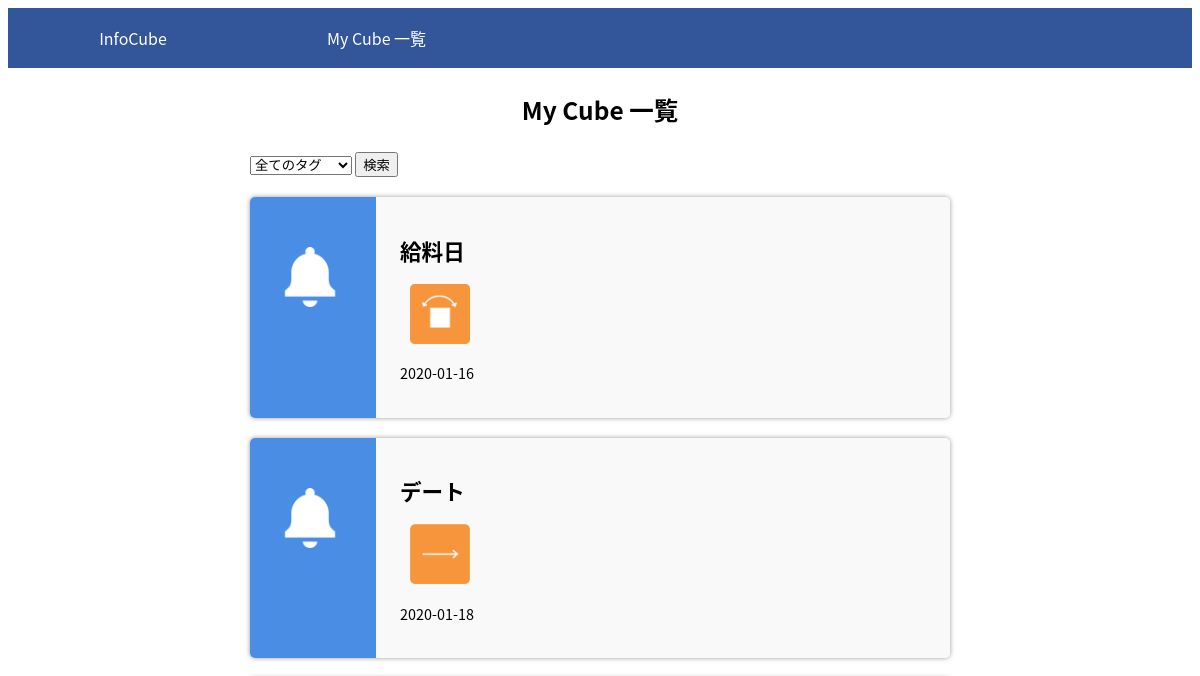
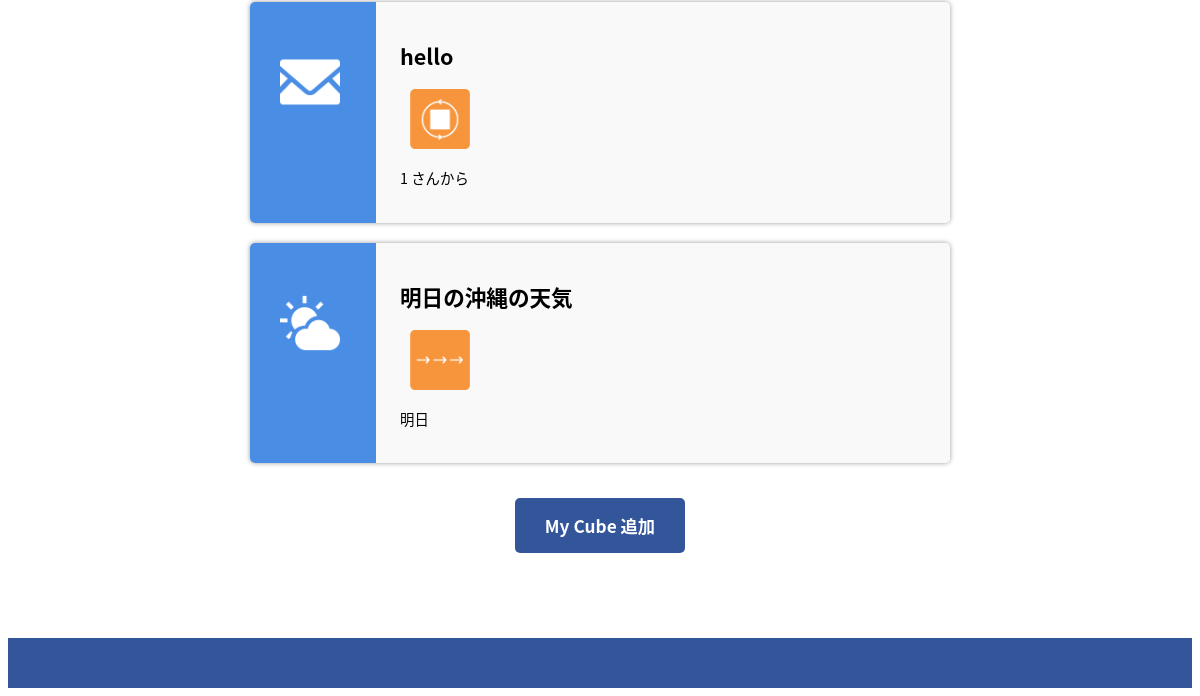
The app's page /cube-list.php, older data (2 pictures, top to bottom).
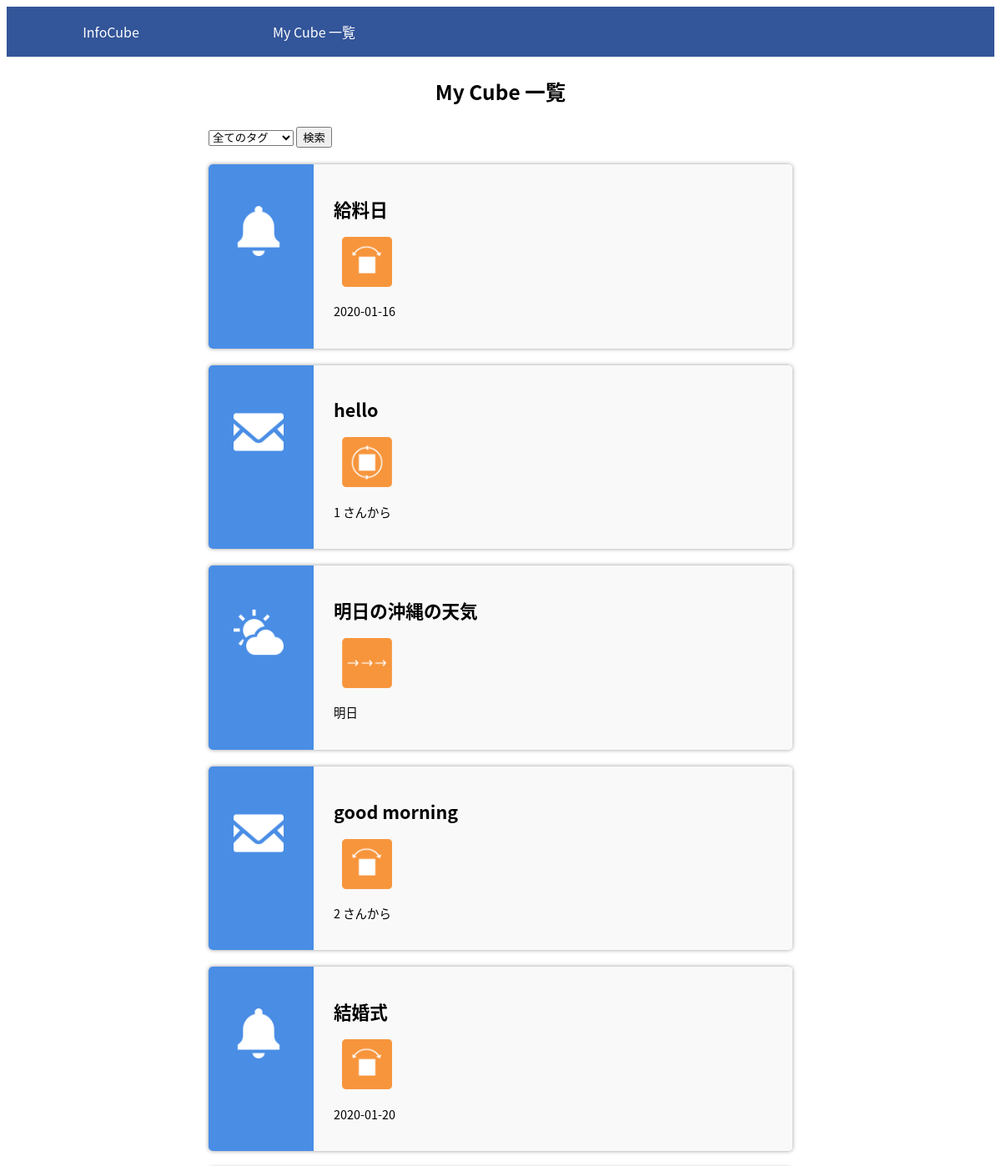
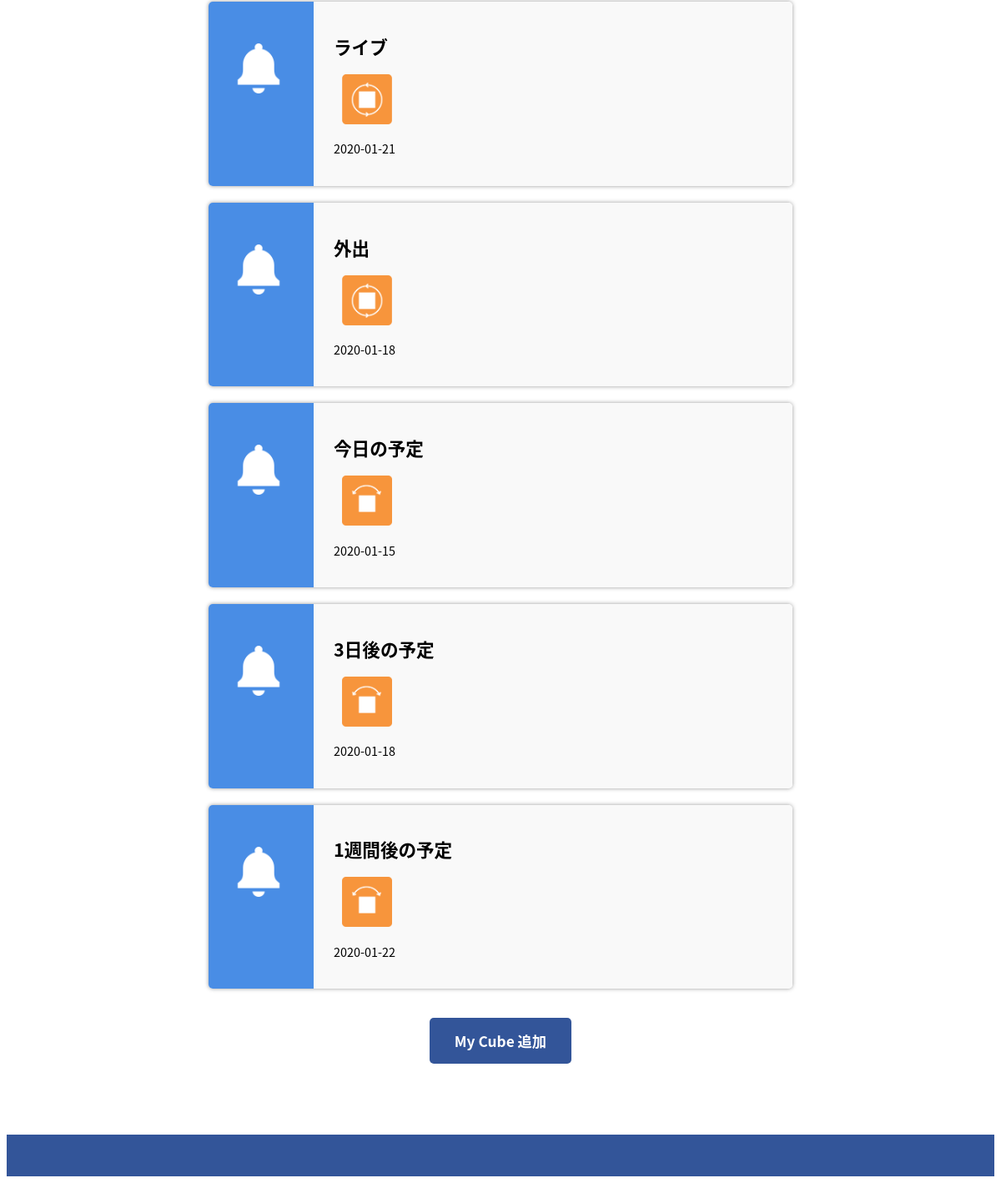
The same page, newer data (2 pictures, top to bottom).
### tables this page shows
CREATE TABLE cube(id integer,cube_number integer primary key,cube_name text,tag text,start_movement integer,middle_movement integer,end_movement integer,schedule_date text, data_location integer,data_date integer,feeling_destination integer);

### cube-list.php (the view, shortened to what this page needs)
<!DOCTYPE html>
<html lang="ja">
<head>
    <link rel="stylesheet" href="./css/style.css">
</head>
<body>
    <ul class="navi-top">
        <li><a href="./index.php" class="home">InfoCube</a></li>
        <li><a href="./cube-list.php">My Cube 一覧</a></li>
    </ul>
    <p class="page-title">My Cube 一覧</p>
    <?php
    function h($str){
        return htmlspecialchars($str, ENT_QUOTES, "UTF-8");
    }
    ?>
    <form action=cube-list.php method=get>
    <div class="filter">
        <select name="stag">
            <option value="all">全てのタグ</option>
        </select>
        <input type=submit border=0 value="検索">
    </div>
    </form>
    <?php
    $db = new PDO("sqlite:./SQL/infocube.sqlite");
    if($stag == "schedule"){
        $result=$db->query("select * from cube where tag = 'schedule';");
    }else if($stag == "data"){
        $result=$db->query("select * from cube where tag = 'data';");
    }else if($stag == "feeling"){
        $result=$db->query("select * from cube where tag = 'feeling';");
    }else{
        $result=$db->query("SELECT * FROM cube");
    }
        for($i = 0; $row=$result->fetch(); ++$i ){
            echo "<div class='card'>";
            if (strcmp(h($row['tag']), 'data') == 0){
                echo "<img src='./images/data.png' class='card-image'>";
            }else if(strcmp(h($row['tag']), 'schedule') == 0){
                echo "<img src='./images/schedule.png' class='card-image'>";
            }else{
                echo "<img src='./images/feeling.png' class='card-image'>";
            }
            echo "<div class='card-content'>";
            echo "<h2>". h($row['cube_name']). "</h2>";
            if(h($row['middle_movement']) == 1){
                echo "<img src='./images/icon_repeat.png' class='move-image'>";
            }else if(h($row['middle_movement']) == 2){
                echo "<img src='./images/icon_round.png' class='move-image'>";
            }else if(h($row['middle_movement']) == 3){
                echo "<img src='./images/icon_slide.png' class='move-image'>";
            }else if(h($row['middle_movement']) == 4){
                echo "<img src='./images/icon_straight.png' class='move-image'>";
            }else{
                echo "<img src='./images/icon_swing.png' class='move-image'>";
            }
            if (strcmp(h($row['tag']), 'data') == 0){
                if (strcmp(h($row['data_date']), '0') == 0){
                    echo "<p>今日</p>";
                }else if(strcmp(h($row['data_date']), '1') == 0){
                    echo "<p>明日</p>";
                }else{
                    echo "<p>明後日</p>";
                }
            }else if(strcmp(h($row['tag']), 'schedule') == 0){
                echo "<p>". h($row['schedule_date']). "</p>";
            }else{
                echo "<p>". h($row['feeling_destination']). " さんから</p>";
            }
            echo "</div></div>";
        }
    ?>
    <div class="add-event-section">
        <a href="new-cube.php" class="add-event-button">My Cube 追加</a>
    </div>
    <footer>
        <p class="footer-content"></p>
    </footer>
</body>
</html>

### css/style.css (style rules this page uses)
html { font-family: "Noto Sans CJK JP", "Hiragino Kaku Gothic ProN", "Hiragino Sans", "ヒラギノ角ゴシック", sans-serif; font-size: 0.9em; }
ul.navi-top, ul.navi-top a { color: white; background-color: #359; }
ul.navi-top { left: 0; top: 0; margin: 0; padding: 0; font-size: 16px; width: 100%; }
ul.navi-top li { width: 240px; display: inline-block; list-style-type: none; position: relative; }
ul.navi-top a { line-height: 60px; text-align: center; padding-left: 10px; text-decoration: none; display: block; }
.page-title { font-size: 1.7rem; text-align: center; font-weight: 600; }
.card { background: linear-gradient(90deg, #498DE5 0%, #498DE5 18%, #F9F9F9 18%, #F9F9F9 100%); display: flex; width: 700px; margin: auto; margin-top: 20px; padding: 20px; border-radius: 5px; box-sizing: border-box; box-shadow: 0 0 5px #999; }
.card-image { padding: 30px 40px 0px 10px; width: 60px; height: 60px; }
.card-content { padding-left: 20px; }
.move-image { padding: 0px 0px 0px 10px; width: 60px; height: 60px; }
.add-event-section { text-align: center; margin: 50px auto 100px auto; }
.add-event-button { background-color: #359; color: #FFF; font-size: 1.2em; font-weight: bold; padding: 15px 30px; border-radius: 5px; text-decoration: none; }
.filter { margin-left: auto; margin-right: auto; width: 700px; }
footer { width: 100%; height: 50px; text-align: right; background-color: #359; }
.footer-content { color: #CDDCFD; padding: 15px 20px 0px 0px; }

Row changes from the older to the newer data that the page shows:
removed cube: cube_name "デート", middle_movement 4 (drawn), schedule_date "2020-01-18"
added cube: cube_name "good morning", middle_movement 5 (drawn), feeling_destination "2"
added cube: cube_name "結婚式", middle_movement 5 (drawn), schedule_date "2020-01-20"
added cube: cube_name "ライブ", middle_movement 2 (drawn), schedule_date "2020-01-21"
added cube: cube_name "外出", middle_movement 2 (drawn), schedule_date "2020-01-18"
added cube: cube_name "今日の予定", middle_movement 5 (drawn), schedule_date "2020-01-15"
added cube: cube_name "3日後の予定", middle_movement 5 (drawn), schedule_date "2020-01-18"
added cube: cube_name "1週間後の予定", middle_movement 5 (drawn), schedule_date "2020-01-22"
